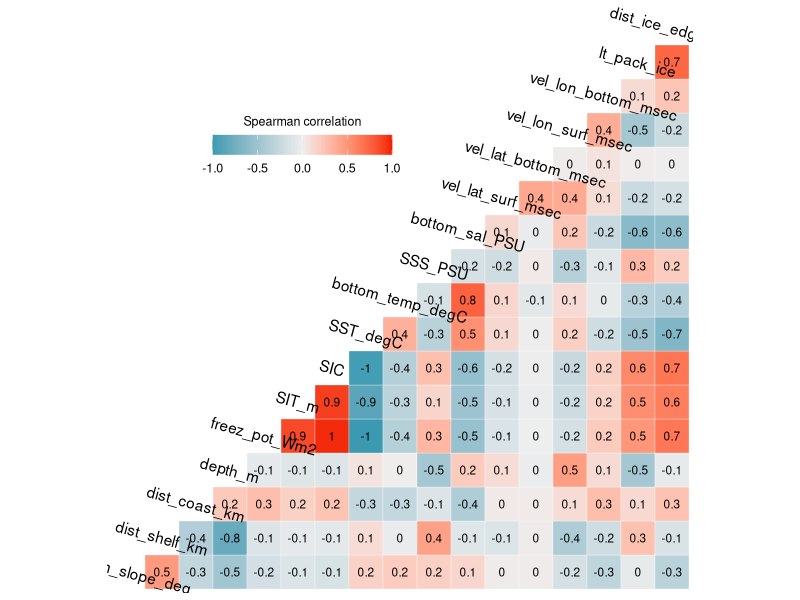
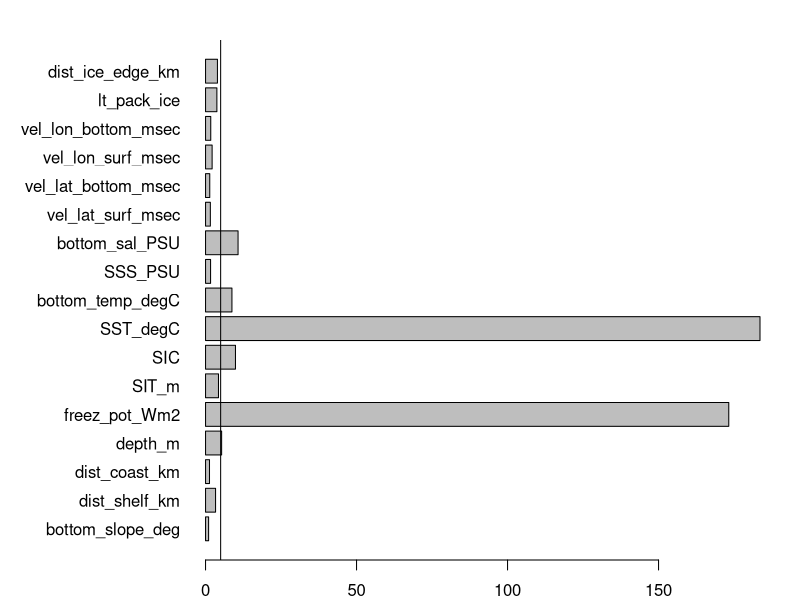
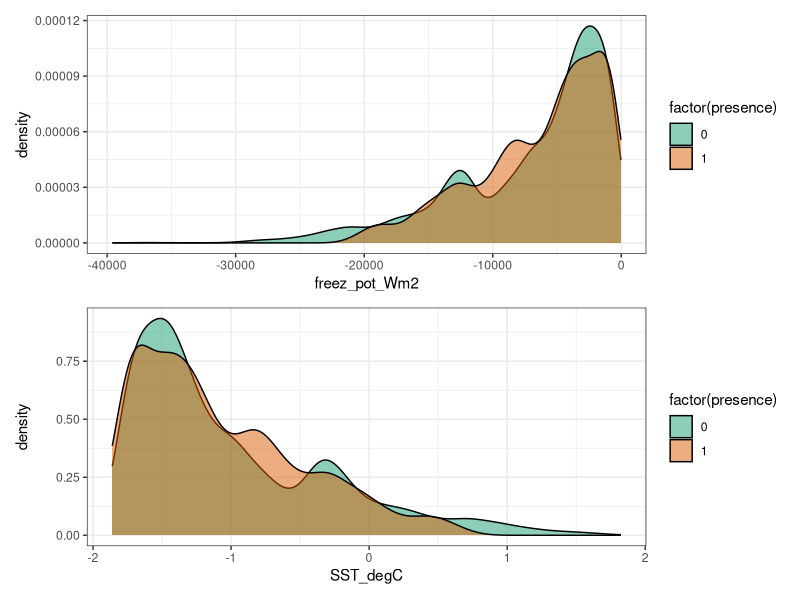
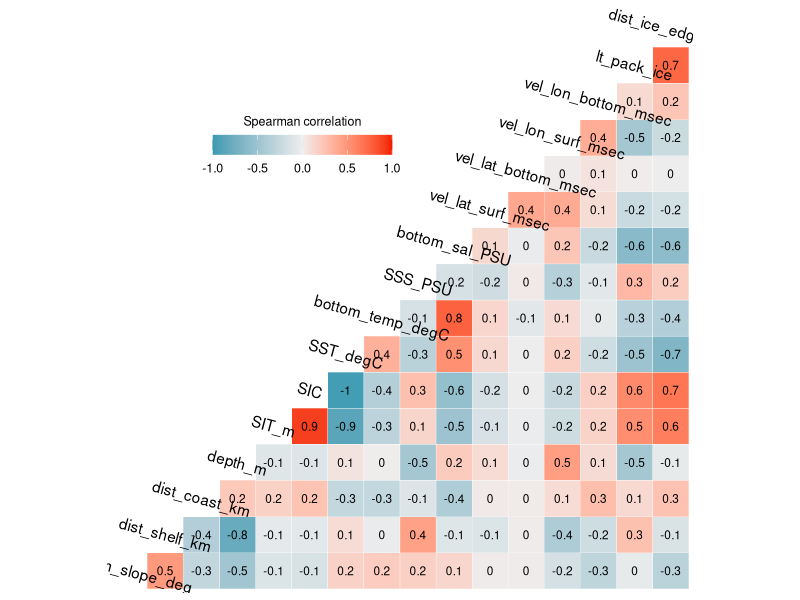
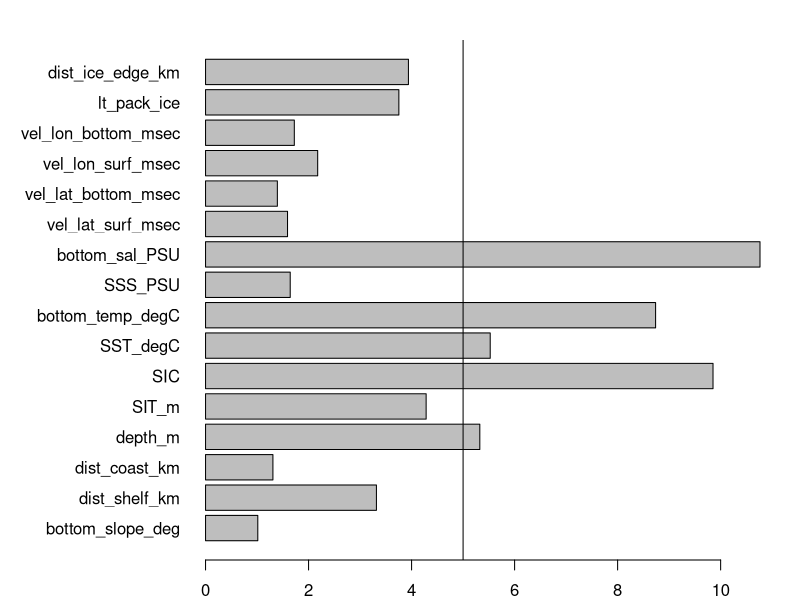
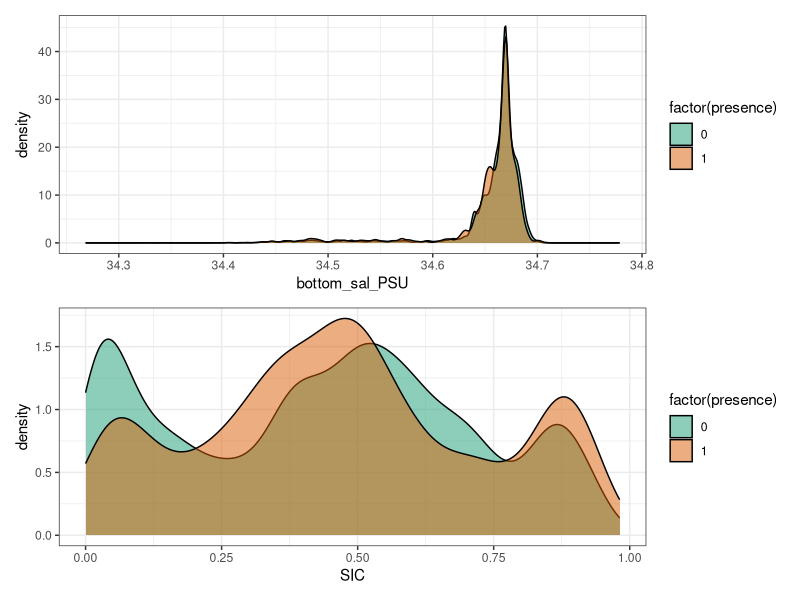
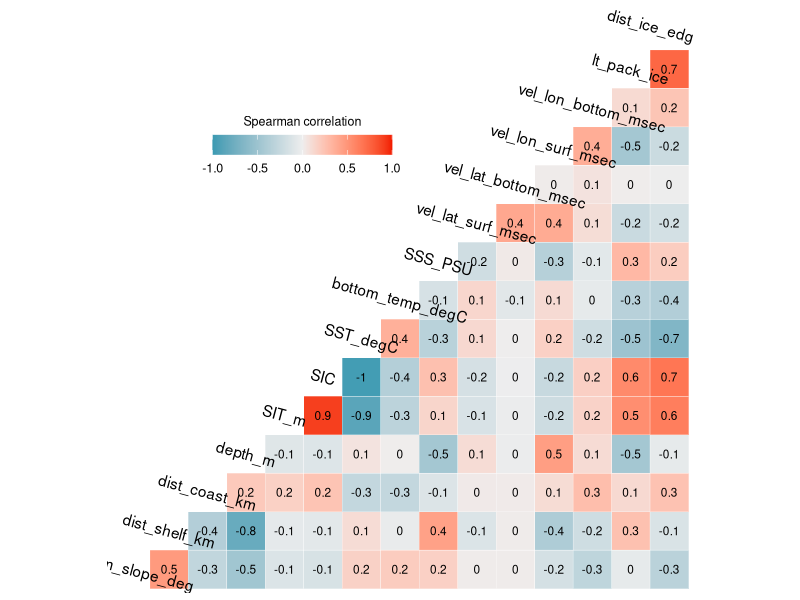
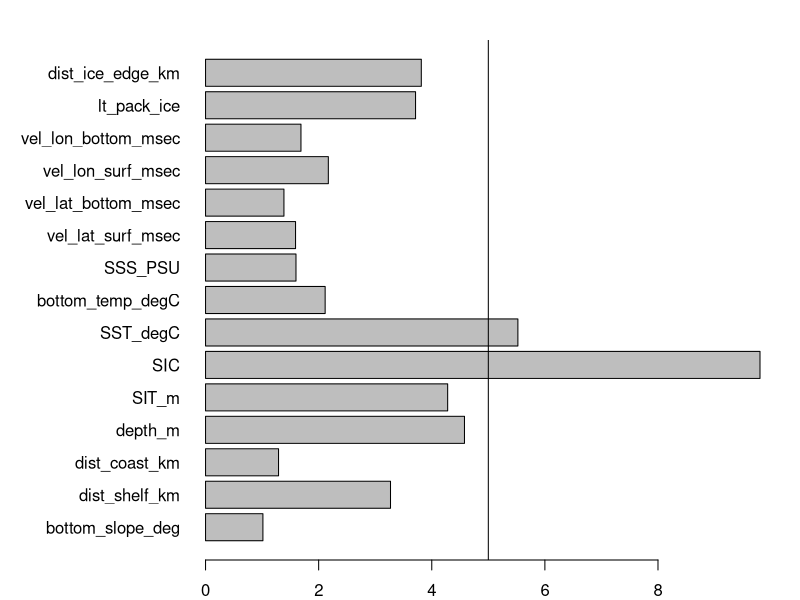

The R script that drew these images, in order:
## ---- chunk 1
knitr::opts_chunk$set(echo = TRUE)
## ---- chunk 2
library(tidyverse)
library(GGally)
library(car)
library(patchwork)
## ---- chunk 3
crab_ind <- read_csv("../Cleaned_Data/unique_crabeater_obs_all_env.csv") %>%  
  #Selecting observations for the Indian sector during the weaning period
  filter(str_detect(sector, "Indian") & life_stage == "weaning") %>% 
  #Removing original date column
  select(!event_date) %>% 
  #Binding to background data
  bind_rows(read_csv("../Cleaned_Data/unique_background_5x_obs_all_env.csv"))

#Checking data structure
glimpse(crab_ind)
## ---- chunk 4
#Checking correlation between numeric variables
num_var <- crab_ind %>% 
  select(bottom_slope_deg:dist_ice_edge_km) %>% 
  #Removing rows containing NA values
  drop_na()
## ---- chunk 5
#Calculating correlations and plotting results
ggcorr(num_var, method = c("pairwise", "spearman"), 
       label = T, label_size = 3, angle = -15)+
  theme(legend.justification = c(1, 0),
        legend.position = c(0.5, 0.7),
        legend.direction = "horizontal") +
  guides(fill = guide_colorbar(barwidth = 9, 
                               barheight = 1, 
                               title.position = "top", 
                               title.hjust = 0.5, 
                               title = "Spearman correlation"))
## ---- chunk 6
# First we will define the formula to be used in the linear regression. We will use the names of all variables in the num_var data frame
form_lm <- paste("presence", paste(colnames(num_var), sep = "+", collapse = "+"), sep = " ~ ")

#Fitting linear model
model <- lm(as.formula(form_lm), data = crab_ind)

#Checking results
summary(model)
## ---- chunk 7
#Calculating VIF values for all predictors in the linear regression
vif_vals <- vif(model)

#Plotting results as a horizontal bar plot
par(mar = c(2, 10, 2, 2))
barplot(vif_vals, horiz = T, las = 1)
#We will add a vertical line at 5 to easily identify variables with large VIF values
abline(v = 5)
## ---- chunk 8
#Density distribution for freezing potential
den1 <- crab_ind %>% 
  drop_na() %>% 
  ggplot(aes(x = freez_pot_Wm2, fill = factor(presence)))+
  geom_density(alpha = 0.5)+
  scale_fill_brewer(palette = "Dark2")+
  theme_bw()

#Density distribution for SST
den2 <- crab_ind %>% 
  drop_na() %>% 
  ggplot(aes(x = SST_degC, fill = factor(presence)))+
  geom_density(alpha = 0.5)+
  scale_fill_brewer(palette = "Dark2")+
  theme_bw()

#Plotting together
den1/den2
## ---- chunk 9
#Removing freezing potential from num_var data frame and plot correlations again
num_var <- num_var %>% 
  #Removing rows containing NA values
  drop_na() %>% 
  select(!freez_pot_Wm2)

#Calculating correlations and plotting results
ggcorr(num_var, method = c("pairwise", "spearman"), 
       label = T, label_size = 3, angle = -15)+
  theme(legend.justification = c(1, 0),
        legend.position = c(0.5, 0.7),
        legend.direction = "horizontal") +
  guides(fill = guide_colorbar(barwidth = 9, 
                               barheight = 1, 
                               title.position = "top", 
                               title.hjust = 0.5, 
                               title = "Spearman correlation"))
## ---- chunk 10
#Linear regression formula
form_lm <- paste("presence", paste(colnames(num_var), sep = "+", collapse = "+"), sep = " ~ ")

#Fitting linear model
model <- lm(as.formula(form_lm), data = crab_ind)

#Checking results
summary(model)
## ---- chunk 11
#Calculating VIF values for all predictors in the linear regression
vif_vals <- vif(model)

#Plotting results as a horizontal bar plot
par(mar = c(2, 10, 2, 2))
barplot(vif_vals, horiz = T, las = 1)
#We will add a vertical line at 5 to easily identify variables with large VIF values
abline(v = 5)
## ---- chunk 12
#Density distribution for freezing potential
den1 <- crab_ind %>% 
  drop_na() %>% 
  ggplot(aes(x = bottom_sal_PSU, fill = factor(presence)))+
  geom_density(alpha = 0.5)+
  scale_fill_brewer(palette = "Dark2")+
  theme_bw()

#Density distribution for SST
den2 <- crab_ind %>% 
  drop_na() %>% 
  ggplot(aes(x = SIC, fill = factor(presence)))+
  geom_density(alpha = 0.5)+
  scale_fill_brewer(palette = "Dark2")+
  theme_bw()

#Plotting together
den1/den2
## ---- chunk 13
#Removing freezing potential from num_var data frame and plot correlations again
num_var <- num_var %>% 
  #Removing rows containing NA values
  drop_na() %>% 
  select(!bottom_sal_PSU)

#Calculating correlations and plotting results
ggcorr(num_var, method = c("pairwise", "spearman"), 
       label = T, label_size = 3, angle = -15)+
  theme(legend.justification = c(1, 0),
        legend.position = c(0.5, 0.7),
        legend.direction = "horizontal") +
  guides(fill = guide_colorbar(barwidth = 9, 
                               barheight = 1, 
                               title.position = "top", 
                               title.hjust = 0.5, 
                               title = "Spearman correlation"))
## ---- chunk 14
#Linear regression formula
form_lm <- paste("presence", paste(colnames(num_var), sep = "+", collapse = "+"), sep = " ~ ")

#Fitting linear model
model <- lm(as.formula(form_lm), data = crab_ind)

#Checking results
summary(model)
## ---- chunk 15
#Calculating VIF values for all predictors in the linear regression
vif_vals <- vif(model)

#Plotting results as a horizontal bar plot
par(mar = c(2, 10, 2, 2))
barplot(vif_vals, horiz = T, las = 1)
#We will add a vertical line at 5 to easily identify variables with large VIF values
abline(v = 5)
## ---- chunk 16
#Removing freezing potential from num_var data frame and plot correlations again
num_var <- num_var %>% 
  #Removing rows containing NA values
  drop_na() %>% 
  select(!SST_degC)

#Calculating correlations and plotting results
ggcorr(num_var, method = c("pairwise", "spearman"), 
       label = T, label_size = 3, angle = -15)+
  theme(legend.justification = c(1, 0),
        legend.position = c(0.5, 0.7),
        legend.direction = "horizontal") +
  guides(fill = guide_colorbar(barwidth = 9, 
                               barheight = 1, 
                               title.position = "top", 
                               title.hjust = 0.5, 
                               title = "Spearman correlation"))
## ---- chunk 17
#Linear regression formula
form_lm <- paste("presence", paste(colnames(num_var), sep = "+", collapse = "+"), sep = " ~ ")

#Fitting linear model
model <- lm(as.formula(form_lm), data = crab_ind)

#Checking results
summary(model)
## ---- chunk 18
#Calculating VIF values for all predictors in the linear regression
vif_vals <- vif(model)

#Plotting results as a horizontal bar plot
par(mar = c(2, 10, 2, 2))
barplot(vif_vals, horiz = T, las = 1, xlim = c(0, 6))
#We will add a vertical line at 5 to easily identify variables with large VIF values
abline(v = 5)
## ---- chunk 19
#Density distribution for freezing potential
den1 <- crab_ind %>% 
  drop_na() %>% 
  ggplot(aes(x = SIT_m, fill = factor(presence)))+
  geom_density(alpha = 0.5)+
  scale_fill_brewer(palette = "Dark2")+
  theme_bw()

#Density distribution for SST
den2 <- crab_ind %>% 
  drop_na() %>% 
  ggplot(aes(x = SIC, fill = factor(presence)))+
  geom_density(alpha = 0.5)+
  scale_fill_brewer(palette = "Dark2")+
  theme_bw()

#Plotting together
den1/den2
## ---- chunk 20
#Removing freezing potential from num_var data frame and plot correlations again
num_var <- num_var %>% 
  #Removing rows containing NA values
  drop_na() %>% 
  select(!SIT_m)

#Calculating correlations and plotting results
ggcorr(num_var, method = c("pairwise", "spearman"), 
       label = T, label_size = 3, angle = -15)+
  theme(legend.justification = c(1, 0),
        legend.position = c(0.5, 0.7),
        legend.direction = "horizontal") +
  guides(fill = guide_colorbar(barwidth = 9, 
                               barheight = 1, 
                               title.position = "top", 
                               title.hjust = 0.5, 
                               title = "Spearman correlation"))
## ---- chunk 21
#Linear regression formula
form_lm <- paste("presence", paste(colnames(num_var), sep = "+", collapse = "+"), sep = " ~ ")

#Fitting linear model
model <- lm(as.formula(form_lm), data = crab_ind)

#Checking results
summary(model)
## ---- chunk 22
#Calculating VIF values for all predictors in the linear regression
vif_vals <- vif(model)

#Plotting results as a horizontal bar plot
par(mar = c(2, 10, 2, 2))
barplot(vif_vals, horiz = T, las = 1, xlim = c(0, 6))
#We will add a vertical line at 5 to easily identify variables with large VIF values
abline(v = 5)
## ---- chunk 23
crab_ind %>% 
  select(!c(freez_pot_Wm2, bottom_sal_PSU, SIC)) %>% 
  write_csv("../Cleaned_Data/Obs_BG_5x_Indian_weaning_LowVIF.csv")
